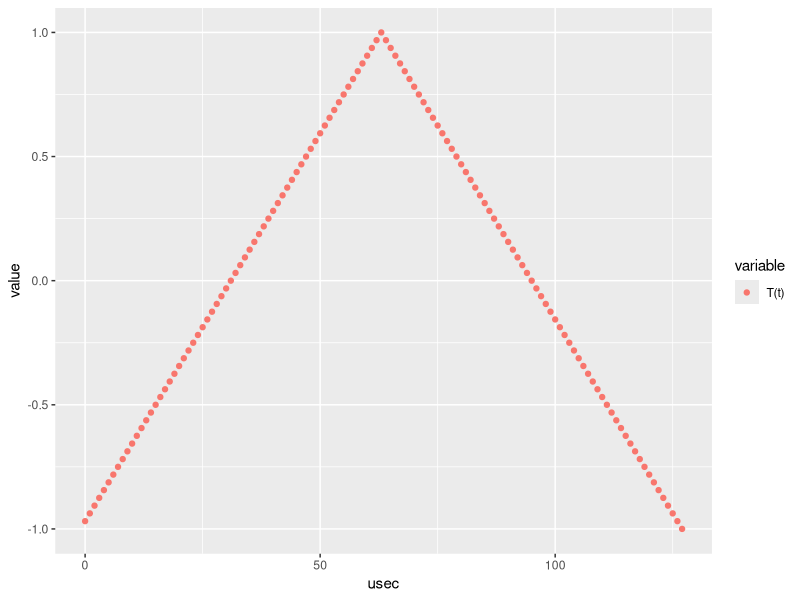
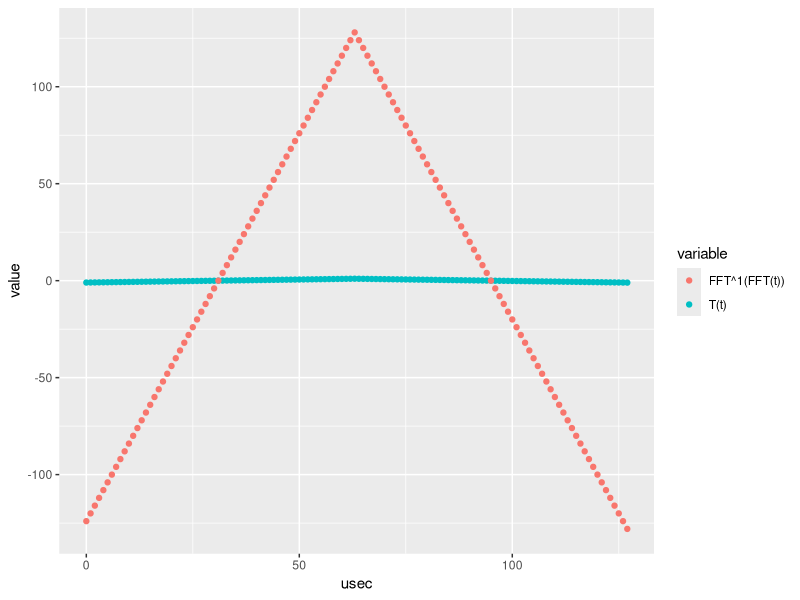
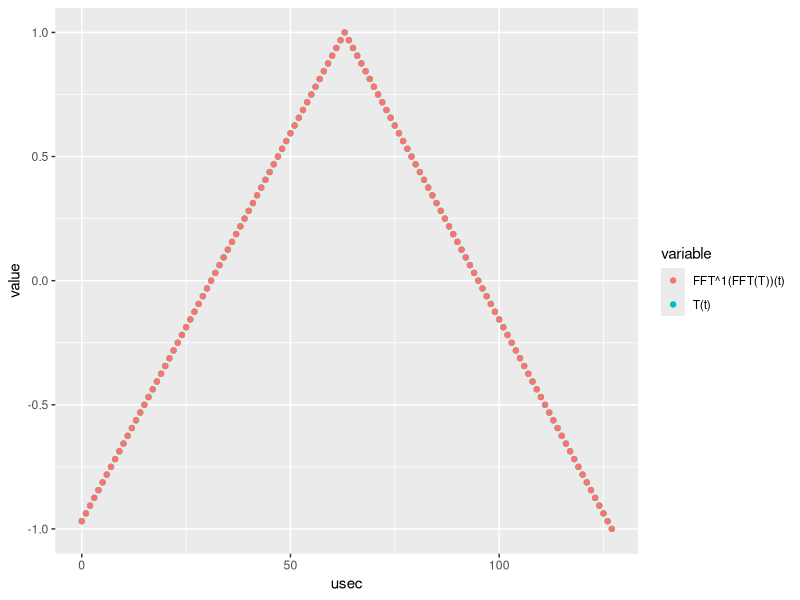
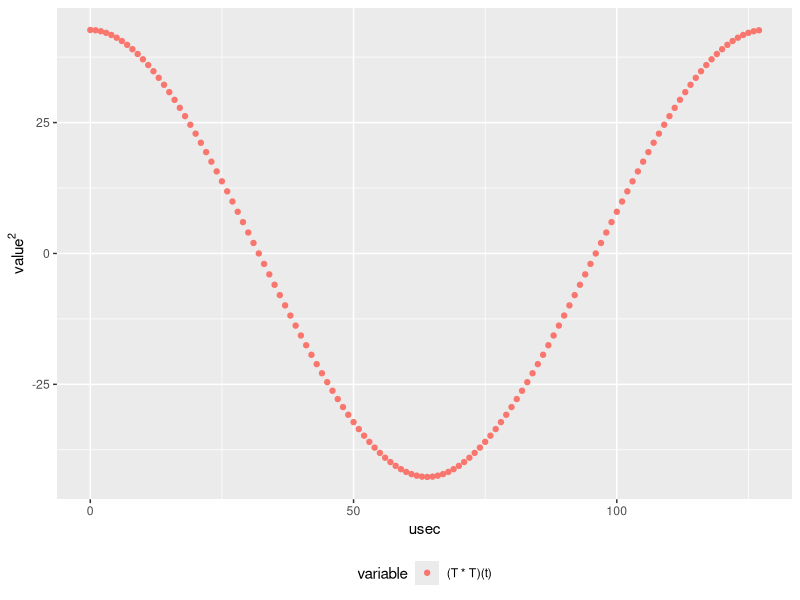
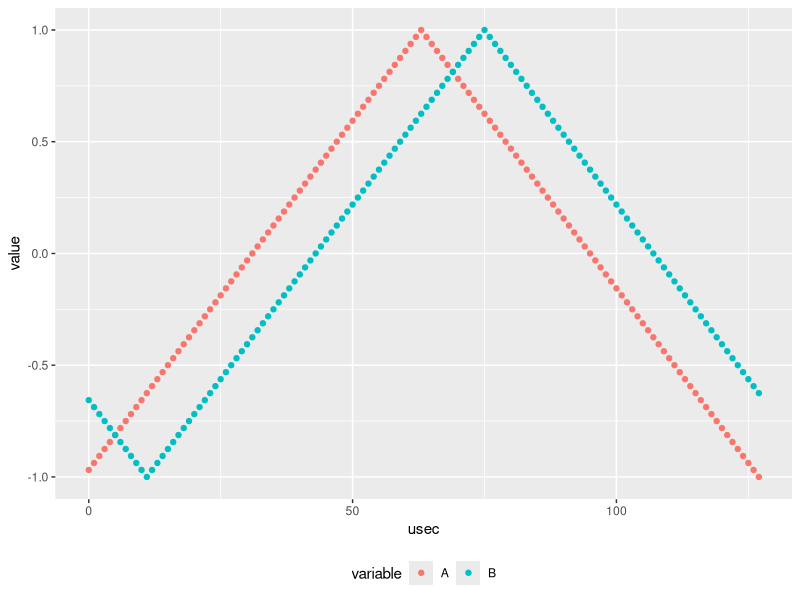
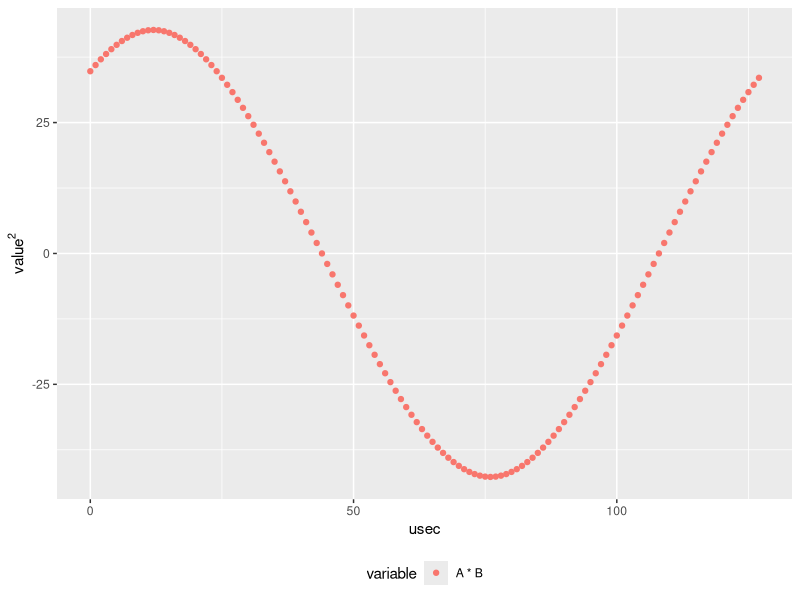
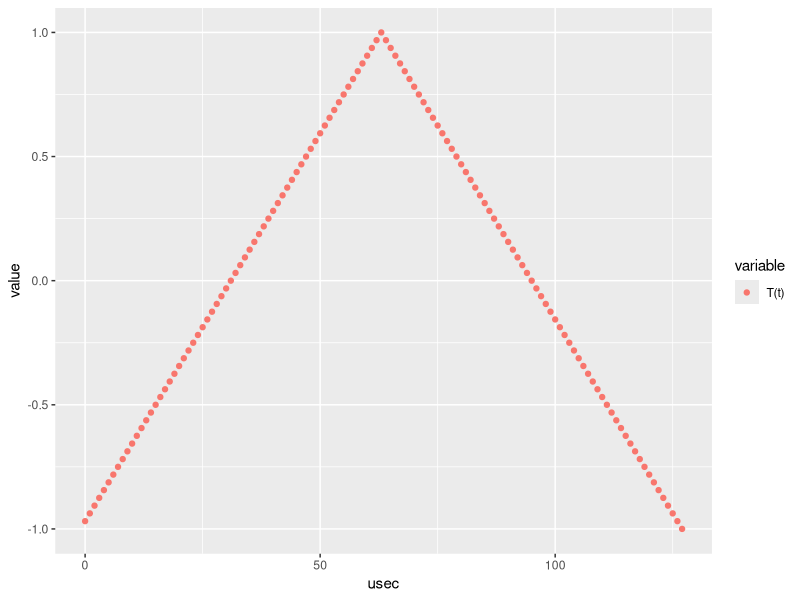
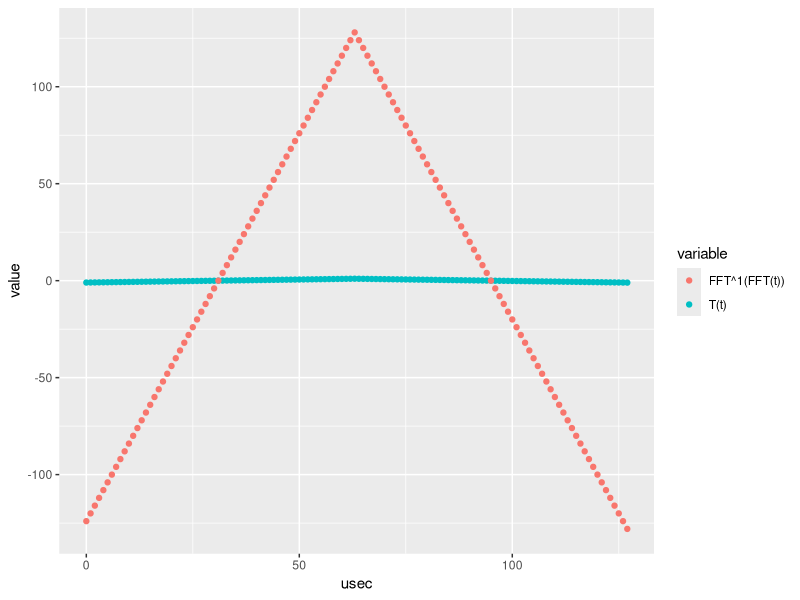

Reproduce these figures in R, in order.
# ---
# layout: post
# title: Validate Cross Correlation, Part 2
# date: 2015-08-29 23:00
# ---
# Lines that end on ### are removed ###
# Compute the destination directory for the pictures  ###
public.dir <- paste0(Sys.getenv('HOME'), '/coryan.github.io/public/') ###


# If you are unfamiliar with the markets, or how to interpret a market
# feed as a real function you might want to check the
# [previous](
# {% post_url 2015-08-29-validate-cross-correlation-part-1 %})
# post on this topic.


# Let's start with a simple function and apply the fourier transform and
# its inverse, the R snippets are available in the
# [repository](https://github.com/coryan/coryan.github.io/public/2015-08-29-validate-cross-correlation-part-2.R)
# if you prefer to see or modify the code.
# Here we will break after each bit of code to offer some
# explanations.

# first we write a simple function to generate triangular functions.
# Nothing fancy really, but will save us time later

triangle <- function(period) {
  p4 <- period / 4
  up <- (seq(1, period/2) - p4) / p4
  dn <- (p4 - seq(1, period/2)) / p4
  return(c(up, dn))
}

# using the function we create a triangle

t <- triangle(128)

# and wrap the triangle in a data.frame(), because ggplot2 really
# likes data.frame()

df <- data.frame(usec=seq(0, length(t) - 1), value=t, variable="T(t)")

# ggplot2 generates sensible and good looking plots in most cases,
# make sure it is loaded

require(ggplot2)  # May need to install.packages("ggplot2")

# then we can plot the triangle function

qplot(x=usec, y=value, color=variable, data=df)
ggsave(paste0(public.dir, 'triangle.svg'), width=8, height=8/1.61) ###

# ![A sampled function, the x-axis goes from 0 to 128, the values \
# start at -1.0 and grow linearly to 1.0 just before x is equal to \
# 64.  Then the values decrease linearly to -1.0 when x is equal to \
# 128.](/public/triangle.svg "A Simple Triangular function") 

# next, let's apply the FFT transform and the inverse to the
# triangular function

fft.i <- fft(fft(t), inverse=TRUE)

# and save this into a new data.frame()

tmp <- df
tmp$value <- Re(fft.i)
tmp$variable <- 'FFT^1(FFT(t))'
df.i <- rbind(df, tmp)

# let's add the new data to the data.frame()

qplot(x=usec, y=value, color=variable, data=df.i)
ggsave(paste0(public.dir, 'triangle.and.fft.svg'), width=8, height=8/1.61) ###

# ![Two triangular functions as before.  One labeled 'T(t)' with much \
# smaller amplitude. The second, labeled FFT inverse applied to FFT \
# of T(t) has much higher amplitude, it ranges from -128 to \
# +128.](/public/triangle.and.fft.svg "A Simple Triangular function and \
# applying the FFT to it.")

# What is going on here?  To save computations, the "Fast" Fourier
# Transform omits rescaling the function by $$1/N$$, where $$N$$ is
# the number of samples.  If we apply this rescaling manually things
# match perfectly

fft.i <- fft.i / length(fft.i)
tmp <- df
tmp$value <- Re(fft.i)
tmp$variable <- 'FFT^1(FFT(T))(t)'
df.i <- rbind(df, tmp)
qplot(x=usec, y=value, color=variable, data=df.i)
ggsave(paste0(public.dir, 'triangle.and.fft.scaled.svg'), width=8, height=8/1.61) ###

# ![Two triangular functions as before.  One labeled T(t), and a \
# second labeled FFT inverse applied to FFT \
# of T(t).  Both overlap perfectly, they vary in the -1 to +1 \
# range.](/public/triangle.and.fft.scaled.svg "A Simple Triangular \
# function and applying the FFT to it with rescaling.")

# the more or less obvious question is how well does a function
# correlate to itself, this is easy to compute

corr <- Re(fft( Conj(fft(t)) * fft(t), inverse=TRUE)) / length(t)

# we are going to be wrapping these functions in a data.frame() a
# lot, so let's create a function for it

to.df <- function(a, name) {
  return(data.frame(
    usec=seq(0, length(a) - 1), value=a, variable=name))
}

# and plot the results

corr.df <- to.df(corr, "(T * T)(t)")
qplot(x=usec, y=value, color=variable, data=corr.df) +
  scale_y_continuous(name=expression(value^2)) +
  theme(legend.position="bottom")
ggsave(paste0(public.dir, 'correlation.self.svg'), width=8, height=8/1.61) ###

# ![A sinusoidal wave.  The x axis varies from 0 to 128.  The wave \
# starts with a high value at around 32, a low value of -32 reached \
# when x is approximately 64, and growing back to +32 when x is equal \
# to 128.](/public/correlation.self.svg "The cross-correlation of a \
# triangular function with itself.")

# ### More interesting cross-correlations

# Let's see how the correlation works with a time shifted signal

a <- triangle(128)
a.df <- to.df(a, "A")
b <- a[((seq(1, length(a)) - 13) %% length(a)) + 1]
ab.df <- rbind(a.df, to.df(b, "B"))
qplot(x=usec, y=value, color=variable, data=ab.df) +
  theme(legend.position="bottom")
ggsave(paste0(public.dir, 'triangles.ab.svg'), width=8, height=8/1.61) ###

# ![A graph of two triangular functions, the x-axis is labeled 'usec', \
# the y-axis is labeled 'value'.  The triangular functions are \
# labeled A and B.  B is time shifted, has the value of A a few \
# microseconds earlier.](/public/triangles.ab.svg "Two triangular \
# functions, time shifted.")


# Let's see how the cross-correlation looks like, but since we will be
# doing several correlations, we write a helper function ...

correlation <- function(a, b) {
  inv <- Re(fft( Conj(fft(a)) * fft(b), inverse=TRUE))
  return(inv / length(a))
}
correlation.df <- function(a, b, name) {
  return(to.df(correlation(a, b), name))
}
corr.ab.df <- correlation.df(a, b, "A * B")
qplot(x=usec, y=value, color=variable, data=corr.ab.df) +
  scale_y_continuous(name=expression(value^2)) +
  theme(legend.position="bottom")
ggsave(paste0(public.dir, 'correlation.ab.svg'), width=8, height=8/1.61) ###

# ![Another sinusoidal graph.\
# The x axis labeled usec, ranging from 0 to 128. \
# The y axis labeled $$value^2$$, ranging from approximately -30 to 30. \
# The sinusoid has a single period, \
# which peaks around 15, and bottoms at around 75.](\
# /public/correlation.ab.svg "The Cross-Correlation of two time \
# shifted Triangular functions.")

# The graphs are pretty, but exactly where is the peak?

which.max(corr.ab.df$value)

# {% highlight rout %}
# [1] 13
# {% endhighlight %}

# That is a perfect match, but market (or other) signals are rarely so
# perfectly match, what happens if we add some noise?

